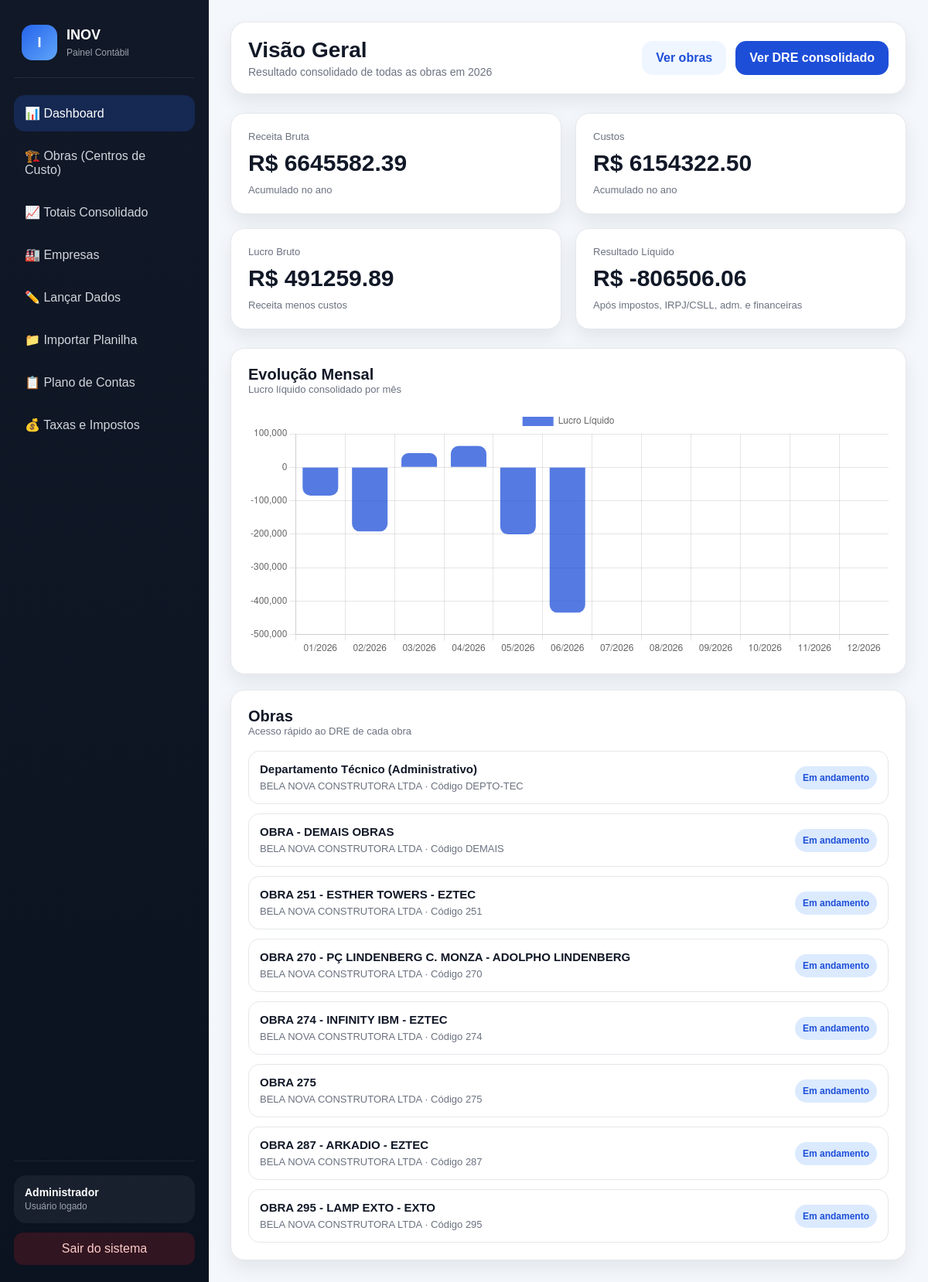
/dashboard (signed in), run on the app's committed database.
### tables this page shows
CREATE TABLE obras (
            id INTEGER PRIMARY KEY AUTOINCREMENT,
            empresa_id INTEGER NOT NULL,
            nome TEXT NOT NULL,
            codigo TEXT NOT NULL UNIQUE,
            status TEXT NOT NULL DEFAULT 'em_andamento',
            data_inicio TEXT,
            FOREIGN KEY (empresa_id) REFERENCES empresas(id)
        );

CREATE TABLE empresas (
            id INTEGER PRIMARY KEY AUTOINCREMENT,
            nome TEXT NOT NULL,
            cnpj TEXT UNIQUE
        );

### app.py (the view)
@app.route("/dashboard")
def dashboard():
    redir = exigir_login()
    if redir:
        return redir
    conn = conectar()
    cur = conn.cursor()
    cur.execute("""
        SELECT o.*, e.nome AS empresa_nome
        FROM obras o
        JOIN empresas e ON e.id = o.empresa_id
        ORDER BY o.status = 'encerrada', o.nome
    """)
    obras = [dict(r) for r in cur.fetchall()]
    conn.close()
    ano_atual = request.args.get("ano", type=int)
    if not ano_atual:
        import datetime
        ano_atual = datetime.date.today().year
    obra_ids = [o["id"] for o in obras]
    meses = meses_do_ano(ano_atual)
    resultado = calcular_dre_consolidado(obra_ids, meses) if obra_ids else {
        "totais": {c: {"receita_total": 0, "custos_total": 0, "lucro_bruto": 0, "lucro_liquido": 0} for c in meses},
        "acumulado": {"receita_total": 0, "custos_total": 0, "lucro_bruto": 0, "lucro_liquido": 0},
    }
    labels = [f"{m:02d}/{a}" for a, m in meses]
    valores = [round(resultado["totais"][c]["lucro_liquido"], 2) for c in meses]
    return render_template(
        "dashboard.html",
        obras=obras[:8],
        ano_atual=ano_atual,
        receita_bruta=resultado["acumulado"]["receita_total"],
        custos=resultado["acumulado"]["custos_total"],
        lucro_bruto=resultado["acumulado"]["lucro_bruto"],
        resultado_liquido=resultado["acumulado"]["lucro_liquido"],
        labels=labels,
        valores=valores,
    )

### app.py (called while the page is built)
def usuario_logado():
    return "usuario_id" in session

def exigir_login():
    if not usuario_logado():
        return redirect(url_for("login"))
    return None

def meses_do_ano(ano):
    return [(ano, m) for m in range(1, 13)]

### db.py (called while the page is built)
def conectar():
    conn = sqlite3.connect(DATABASE)
    conn.row_factory = sqlite3.Row
    conn.execute("PRAGMA foreign_keys = ON")
    return conn

### dre.py (called while the page is built)
def _competencia_para_chave(ano, mes):
    return f"{ano:04d}-{mes:02d}"

def buscar_taxas_vigentes(cur, ano, mes):
    competencia = _competencia_para_chave(ano, mes)
    cur.execute("""
        SELECT chave, percentual, base_calculo, vigencia_inicio, vigencia_fim
        FROM taxas
        WHERE vigencia_inicio <= ?
          AND (vigencia_fim IS NULL OR vigencia_fim >= ?)
        ORDER BY vigencia_inicio DESC
    """, (competencia, competencia))
    taxas = {}
    for row in cur.fetchall():
        if row["chave"] not in taxas:
            taxas[row["chave"]] = {
                "percentual": row["percentual"],
                "base_calculo": row["base_calculo"],
            }
    return taxas

### templates/dashboard.html (shortened to what this page needs)
<!DOCTYPE html>
<html lang="pt-BR">
<head>
    <link rel="stylesheet" href="{{ url_for('static', filename='css/style.css') }}">
</head>
<body>
{% set ativo = 'dashboard' %}
<div class="app-layout">
    {% include '_sidebar.html' %}
    <main class="main">
        <div class="topbar">
            <div>
                <h1>Visão Geral</h1>
                <p>Resultado consolidado de todas as obras em {{ ano_atual }}</p>
            </div>
            <div class="topbar-actions">
                <a href="/obras" class="btn btn-light">Ver obras</a>
                <a href="/totais" class="btn btn-primary">Ver DRE consolidado</a>
            </div>
        </div>
        <div class="cards-grid">
            <div class="card metric-card">
                <small>Receita Bruta</small>
                <h3>R$ {{ "%.2f"|format(receita_bruta) }}</h3>
                <span>Acumulado no ano</span>
            </div>
            <div class="card metric-card">
                <small>Custos</small>
                <h3>R$ {{ "%.2f"|format(custos) }}</h3>
                <span>Acumulado no ano</span>
            </div>
            <div class="card metric-card">
                <small>Lucro Bruto</small>
                <h3>R$ {{ "%.2f"|format(lucro_bruto) }}</h3>
                <span>Receita menos custos</span>
            </div>
            <div class="card metric-card">
                <small>Resultado Líquido</small>
                <h3>R$ {{ "%.2f"|format(resultado_liquido) }}</h3>
                <span>Após impostos, IRPJ/CSLL, adm. e financeiras</span>
            </div>
        </div>
        <div class="dashboard-grid">
            <div class="card">
                <div class="card-header">
                    <div>
                        <h2>Evolução Mensal</h2>
                        <p>Lucro líquido consolidado por mês</p>
                    </div>
                </div>
                <div class="chart-area">
                    <canvas id="graficoFinanceiro"></canvas>
                </div>
            </div>
            <div class="card">
                <div class="card-header">
                    <div>
                        <h2>Obras</h2>
                        <p>Acesso rápido ao DRE de cada obra</p>
                    </div>
                </div>
                <div class="quick-list">
                    {% if obras %}
                        {% for obra in obras %}
                            <a href="/obras/{{ obra['id'] }}" class="quick-item">
                                <div class="quick-item-info">
                                    <h4>{{ obra["nome"] }}</h4>
                                    <span>{{ obra["empresa_nome"] }} · Código {{ obra["codigo"] }}</span>
                                </div>
                                <span class="badge {{ 'warning' if obra['status'] == 'encerrada' else 'primary' }}">
                                    {{ 'Encerrada' if obra['status'] == 'encerrada' else 'Em andamento' }}
                                </span>
                            </a>
                        {% endfor %}
                    {% else %}
                        <div class="empty-state">
                            Nenhuma obra cadastrada ainda. <a href="/obras">Cadastrar a primeira obra</a>.
                        </div>
                    {% endif %}
                </div>
            </div>
        </div>
    </main>
</div>
<script>
    const labels = JSON.parse('{{ labels|tojson|safe }}');
    const valores = JSON.parse('{{ valores|tojson|safe }}');
    const canvas = document.getElementById('graficoFinanceiro');
    if (canvas) {
        const ctx = canvas.getContext('2d');
        new Chart(ctx, {
            type: 'bar',
            data: {
                labels: labels,
                datasets: [{
                    label: 'Lucro Líquido',
                    data: valores,
                    backgroundColor: 'rgba(29, 78, 216, 0.75)',
                    borderRadius: 10
                }]
            },
            options: {
                responsive: true,
                maintainAspectRatio: false
            }
        });
    }
</script>
</body>
</html>

### templates/_sidebar.html
<aside class="sidebar">
    <div class="sidebar-brand">
        <div class="logo">I</div>
        <div class="sidebar-brand-text">
            <h2>INOV</h2>
            <span>Painel Contábil</span>
        </div>
    </div>
    <nav class="sidebar-nav">
        <a href="/dashboard" class="nav-link {{ 'active' if ativo == 'dashboard' else '' }}">📊 Dashboard</a>
        <a href="/obras" class="nav-link {{ 'active' if ativo == 'obras' else '' }}">🏗️ Obras (Centros de Custo)</a>
        <a href="/totais" class="nav-link {{ 'active' if ativo == 'totais' else '' }}">📈 Totais Consolidado</a>
        <a href="/empresas" class="nav-link {{ 'active' if ativo == 'empresas' else '' }}">🏭 Empresas</a>
        <a href="/lancamentos" class="nav-link {{ 'active' if ativo == 'lancamentos' else '' }}">✏️ Lançar Dados</a>
        <a href="/importar-dados" class="nav-link {{ 'active' if ativo == 'importar' else '' }}">📁 Importar Planilha</a>
        <a href="/categorias" class="nav-link {{ 'active' if ativo == 'categorias' else '' }}">📋 Plano de Contas</a>
        <a href="/taxas" class="nav-link {{ 'active' if ativo == 'taxas' else '' }}">💰 Taxas e Impostos</a>
    </nav>
    <div class="sidebar-footer">
        <div class="user-box">
            <strong>{{ session["usuario_nome"] }}</strong>
            <span>Usuário logado</span>
        </div>
        <a class="logout-link" href="/logout">Sair do sistema</a>
    </div>
</aside>

### static/css/style.css (style rules this page uses)
:root { --bg: #f4f7fb; --sidebar: #111827; --sidebar-light: #1f2937; --card: #ffffff; --text: #111827; --muted: #6b7280; --border: #e5e7eb; --primary: #1d4ed8; --primary-hover: #1e40af; --success: #16a34a; --danger: #dc2626; --warning: #f59e0b; --shadow: 0 10px 25px rgba(17, 24, 39, 0.08); --radius: 18px; }
* { margin: 0; padding: 0; box-sizing: border-box; }
html, body { height: 100%; font-family: Arial, Helvetica, sans-serif; background: var(--bg); color: var(--text); }
a { text-decoration: none; color: inherit; }
.btn { border: none; border-radius: 14px; padding: 13px 18px; cursor: pointer; transition: 0.2s; font-weight: bold; }
.btn-primary { background: var(--primary); color: white; }
.btn-light { background: #eff6ff; color: var(--primary); }
.app-layout { display: flex; min-height: 100vh; }
.sidebar { width: 270px; background: linear-gradient(180deg, var(--sidebar), #0b1220); color: white; padding: 22px 18px; display: flex; flex-direction: column; position: fixed; left: 0; top: 0; bottom: 0; }
.sidebar-brand { display: flex; align-items: center; gap: 12px; padding: 10px 10px 22px; border-bottom: 1px solid rgba(255,255,255,0.08); margin-bottom: 22px; }
.sidebar-brand .logo { width: 46px; height: 46px; border-radius: 14px; background: linear-gradient(135deg, #2563eb, #60a5fa); display: flex; align-items: center; justify-content: center; font-weight: bold; font-size: 18px; }
.sidebar-brand-text h2 { font-size: 18px; margin-bottom: 2px; }
.sidebar-brand-text span { font-size: 12px; color: #9ca3af; }
.sidebar-nav { display: flex; flex-direction: column; gap: 8px; }
.nav-link { display: flex; align-items: center; gap: 12px; padding: 14px 14px; border-radius: 14px; color: #d1d5db; transition: 0.2s; }
.nav-link.active { background: rgba(37, 99, 235, 0.22); color: white; }
.sidebar-footer { margin-top: auto; border-top: 1px solid rgba(255,255,255,0.08); padding-top: 18px; }
.user-box { background: rgba(255,255,255,0.06); border-radius: 16px; padding: 14px; margin-bottom: 12px; }
.user-box strong { display: block; font-size: 14px; }
.user-box span { color: #9ca3af; font-size: 12px; }
.logout-link { display: block; text-align: center; padding: 12px; border-radius: 12px; background: rgba(220, 38, 38, 0.18); color: #fecaca; }
.main { margin-left: 270px; width: calc(100% - 270px); padding: 28px; }
.topbar { background: white; border: 1px solid var(--border); border-radius: 20px; box-shadow: var(--shadow); padding: 20px 22px; margin-bottom: 24px; display: flex; justify-content: space-between; align-items: center; gap: 18px; }
.topbar h1 { font-size: 28px; margin-bottom: 4px; }
.topbar p { color: var(--muted); font-size: 14px; }
.topbar-actions { display: flex; gap: 12px; flex-wrap: wrap; }
.cards-grid { display: grid; grid-template-columns: repeat(4, 1fr); gap: 18px; margin-bottom: 24px; }
.card { background: var(--card); border: 1px solid var(--border); border-radius: var(--radius); box-shadow: var(--shadow); padding: 22px; }
.metric-card small { color: var(--muted); display: block; margin-bottom: 10px; font-size: 13px; }
.metric-card h3 { font-size: 30px; margin-bottom: 8px; }
.metric-card span { font-size: 13px; color: var(--muted); }
.dashboard-grid { display: grid; grid-template-columns: 2fr 1fr; gap: 20px; }
.card-header { display: flex; justify-content: space-between; align-items: center; gap: 12px; margin-bottom: 18px; }
.card-header h2 { font-size: 20px; }
.card-header p { color: var(--muted); font-size: 13px; }
.quick-list { display: flex; flex-direction: column; gap: 12px; }
.quick-item { border: 1px solid var(--border); border-radius: 14px; padding: 14px; display: flex; justify-content: space-between; align-items: center; gap: 12px; }
.quick-item-info h4 { margin-bottom: 4px; font-size: 15px; }
.quick-item-info span { color: var(--muted); font-size: 13px; }
.badge { display: inline-block; padding: 8px 10px; border-radius: 999px; font-size: 12px; font-weight: bold; }
.badge.primary { background: #dbeafe; color: #1d4ed8; }
.chart-area { width: 100%; min-height: 320px; }
@media (max-width: 1200px) { .cards-grid { grid-template-columns: repeat(2, 1fr); } }
@media (max-width: 1200px) { .dashboard-grid { grid-template-columns: 1fr; } }

### data on the page
obras: nome "Departamento Técnico (Administrativo)", empresa_nome "BELA NOVA CONSTRUTORA LTDA", codigo "DEPTO-TEC", status "Em andamento"
obras: nome "OBRA - DEMAIS OBRAS", empresa_nome "BELA NOVA CONSTRUTORA LTDA", codigo "DEMAIS", status "Em andamento"
obras: nome "OBRA 251 - ESTHER TOWERS - EZTEC", empresa_nome "BELA NOVA CONSTRUTORA LTDA", codigo "251", status "Em andamento"
obras: nome "OBRA 270 - PÇ LINDENBERG C. MONZA - ADOLPHO LINDENBERG", empresa_nome "BELA NOVA CONSTRUTORA LTDA", codigo "270", status "Em andamento"
obras: nome "OBRA 274 - INFINITY IBM - EZTEC", empresa_nome "BELA NOVA CONSTRUTORA LTDA", codigo "274", status "Em andamento"
obras: nome "OBRA 275", empresa_nome "BELA NOVA CONSTRUTORA LTDA", codigo "275", status "Em andamento"
obras: nome "OBRA 287 - ARKADIO - EZTEC", empresa_nome "BELA NOVA CONSTRUTORA LTDA", codigo "287", status "Em andamento"
obras: nome "OBRA 295 - LAMP EXTO - EXTO", empresa_nome "BELA NOVA CONSTRUTORA LTDA", codigo "295", status "Em andamento"

### other printed values
{{ session["usuario_nome"] }} "Administrador"
{{ ano_atual }} "2026"
{{ "%.2f"|format(receita_bruta) }} "6645582.39"
{{ "%.2f"|format(custos) }} "6154322.50"
{{ "%.2f"|format(lucro_bruto) }} "491259.89"
{{ "%.2f"|format(resultado_liquido) }} "-806506.06"
chart data {{ labels|tojson|safe }} ["01/2026", "02/2026", "03/2026", "04/2026", "05/2026", "06/2026", "07/2026", "08/2026", "09/2026", "10/2026", "11/2026", "12/2026"]
chart data {{ valores|tojson|safe }} [-84872.25, -191970.06, 42028.69, 63587.92, -200633.72, -434646.64, 0.0, 0.0, 0.0, 0.0, 0.0, 0.0]
